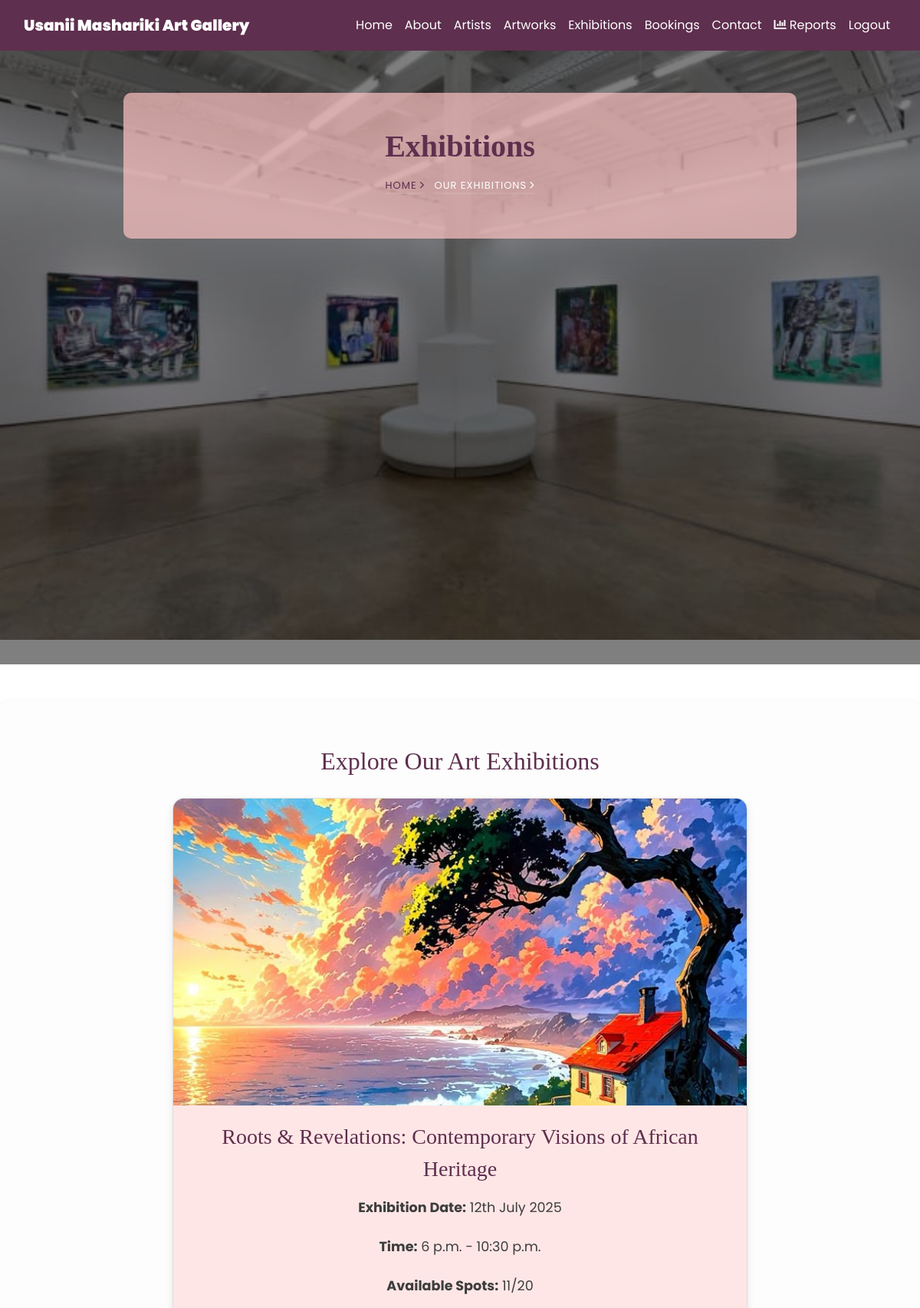
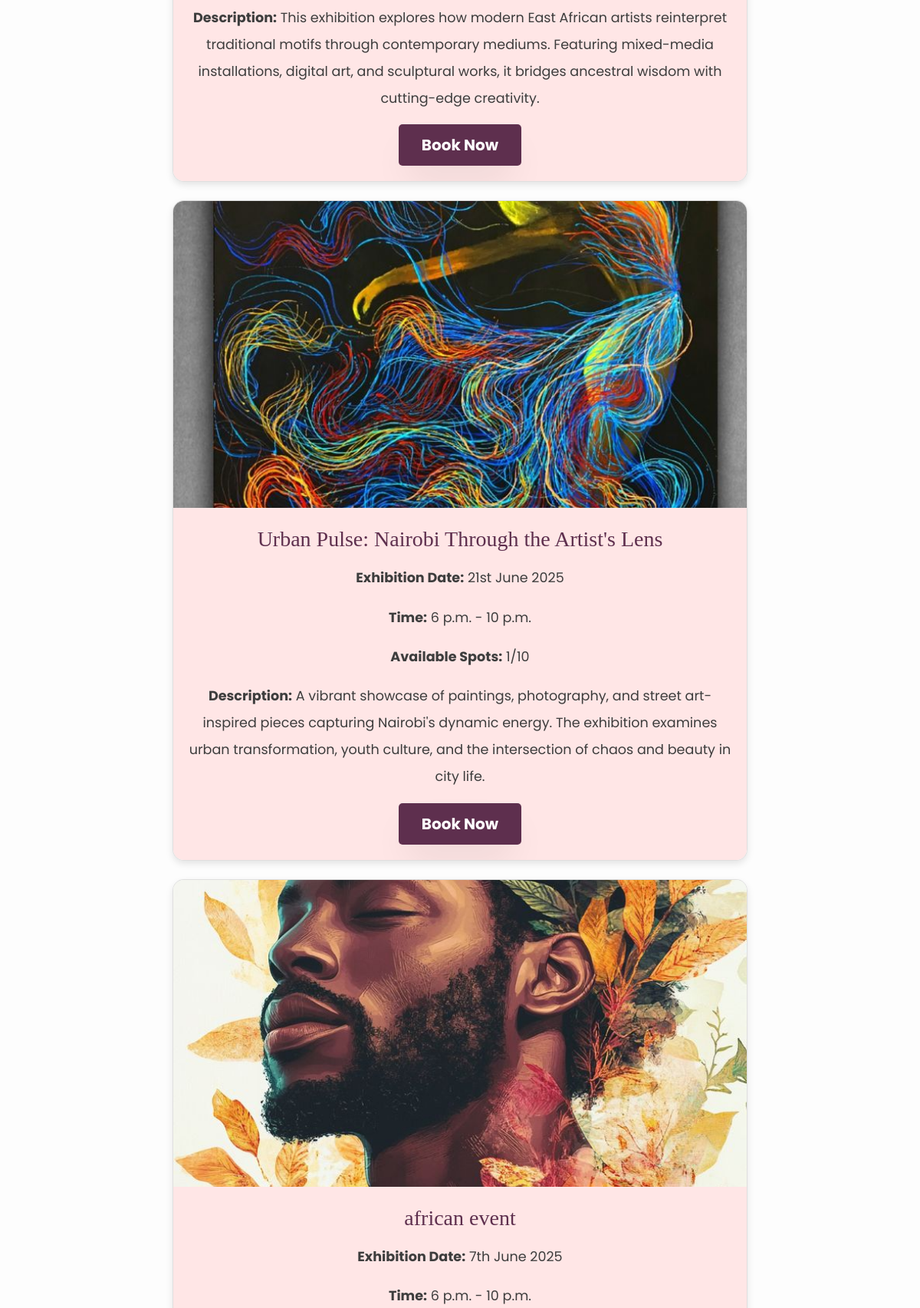
Screenshot of /exhibitions/ (signed in, upper part) with the database file from the repository (2 pictures, top to bottom).
### usanii/models.py (models this page shows, shortened)
class Exhibition(models.Model):
    title = models.CharField(max_length=255)
    image = models.ImageField(upload_to='exhibitions/')
    date = models.CharField(max_length=200, default='Saturday')
    description = models.TextField(max_length=1000, default='This is an exhibition')
    start_time = models.TimeField(
        help_text="Format: HH:MM (24-hour format), e.g. 18:00 for 6 PM"
    )
    end_time = models.TimeField(
        help_text="Format: HH:MM (24-hour format), e.g. 21:00 for 9 PM"
    )
    max_capacity = models.PositiveIntegerField(default=50)
    current_attendees = models.PositiveIntegerField(default=0)
    created_at = models.DateTimeField(default=timezone.now)  # Added for better reporting
    class Meta:
        verbose_name = "Exhibition"
        verbose_name_plural = "Exhibitions"
        ordering = ['-created_at']  # Newest exhibitions first

### usanii/views.py (the view)
# urls.py: path('exhibitions/', views.exhibitions, name='exhibitions'),
def exhibitions(request):
    exhibitions = Exhibition.objects.all()
    for exhibition in exhibitions:
        exhibition.bookings_count = Booking.objects.filter(exhibition=exhibition).count()
        exhibition.available_spots = exhibition.max_capacity - exhibition.bookings_count
        exhibition.is_full = exhibition.bookings_count >= exhibition.max_capacity
    return render(request, "exhibitions.html", {
        "exhibitions": exhibitions,
        "footer": Footer.objects.all()
    })

### usanii/templates/exhibitions.html (shortened to what this page needs)
{% extends 'common.html' %}
{% load static %}
{% block body %}
<section class="hero-wrap hero-wrap-2" style="background-image: url('{% static 'images/art8.jpg' %}'); height: 100vh; background-size: cover;" data-stellar-background-ratio="0.5">
  <div class="overlay"></div>
  <div class="container">
    <div class="row no-gutters slider-text align-items-center justify-content-center">
      <div class="col-md-9 ftco-animate text-center" style="background: rgba(255, 196, 196, 0.7); border-radius: 10px; padding: 40px;">
        <h1 class="mb-2 bread" style="font-family: 'Georgia', serif; color: #5e2f4e;">Exhibitions</h1>
        <p class="breadcrumbs" style="color: #5e2f4e;"><span class="mr-2"><a href="{% url 'home' %}" style="color: #5e2f4e;">Home <i class="ion-ios-arrow-forward"></i></a></span> <span>Our Exhibitions <i class="ion-ios-arrow-forward"></i></span></p>
      </div>
    </div>
  </div>
</section>
<div class="container my-5" style="background: #fdfdfd; padding: 30px; border-radius: 10px; box-shadow: 0px 4px 12px rgba(0, 0, 0, 0.1);">
    <h2 class="text-center my-4" style="font-family: 'Georgia', serif; color: #5e2f4e;">Explore Our Art Exhibitions</h2>
    <div class="row justify-content-center">
        {% for exhibition in exhibitions %}
        <div class="col-md-8 mb-4">
            <div class="card" style="border-radius: 15px; box-shadow: 0 4px 10px rgba(0, 0, 0, 0.1); overflow: hidden;">
                <img src="{{ exhibition.image.url }}" class="card-img-top" alt="{{ exhibition.title }}" style="height: 400px; width: 100%; object-fit: cover;">
                <div class="card-body text-center" style="background-color: #ffe6e6;">
                    <h3 class="card-title" style="font-family: 'Georgia', serif; color: #5e2f4e;">{{ exhibition.title }}</h3>
                    <p class="card-text" style="color: #3d3d3d; font-size: 1.1rem;"><strong>Exhibition Date:</strong> {{ exhibition.date }}</p>
                    <p class="card-text" style="color: #3d3d3d; font-size: 1.1rem;"><strong>Time:</strong> {{ exhibition.start_time }} - {{ exhibition.end_time }}</p>
                    <p class="card-text" style="color: #3d3d3d; font-size: 1.1rem;"><strong>Available Spots:</strong> {{ exhibition.available_spots }}/{{ exhibition.max_capacity }}</p>
                    <p class="card-text" style="color: #3d3d3d; font-size: 1.1rem;"><strong>Description:</strong> {{ exhibition.description }}</p>
                    <button class="btn btn-lg btn-primary book-btn" style="background-color: #5e2f4e; border: none; border-radius: 5px; padding: 12px 30px; font-weight: bold;"
                            data-exhibition-id="{{ exhibition.id }}" {% if exhibition.is_full %}disabled{% endif %}>
                        {% if exhibition.is_full %}Fully Booked{% else %}Book Now{% endif %}
                    </button>
                </div>
            </div>
        </div>
        {% endfor %}
    </div>
</div>
{% endblock %}

### usanii/templates/common.html (style rules this page uses)
body { background-color: #FFFFFF; font-family: 'Poppins', sans-serif; }
.btn, .form-control.submit { background-color: #88B04B; color: white; }

### rows the page displays
Exhibition: image (picture), title "Roots & Revelations: Contemporary Visions of African Heritage", date "12th July 2025", start_time "6 p.m.", end_time "10:30 p.m.", available_spots "11", max_capacity "20", description "This exhibition explores how modern East African artists reinterpret traditional motifs through contemporary mediums. Featuring mixed-media installations, digital art, and sculptural works, it bridges ancestral wisdom with cutting-edge creativity.", shows "Book Now"
Exhibition: image (picture), title "Urban Pulse: Nairobi Through the Artist's Lens", date "21st June 2025", start_time "6 p.m.", end_time "10 p.m.", available_spots "1", max_capacity "10", description "A vibrant showcase of paintings, photography, and street art-inspired pieces capturing Nairobi's dynamic energy. The exhibition examines urban transformation, youth culture, and the intersection of chaos and beauty in city life.", shows "Book Now"
Exhibition: image (picture), title "african event", date "7th June 2025", start_time "6 p.m.", end_time "10 p.m."
